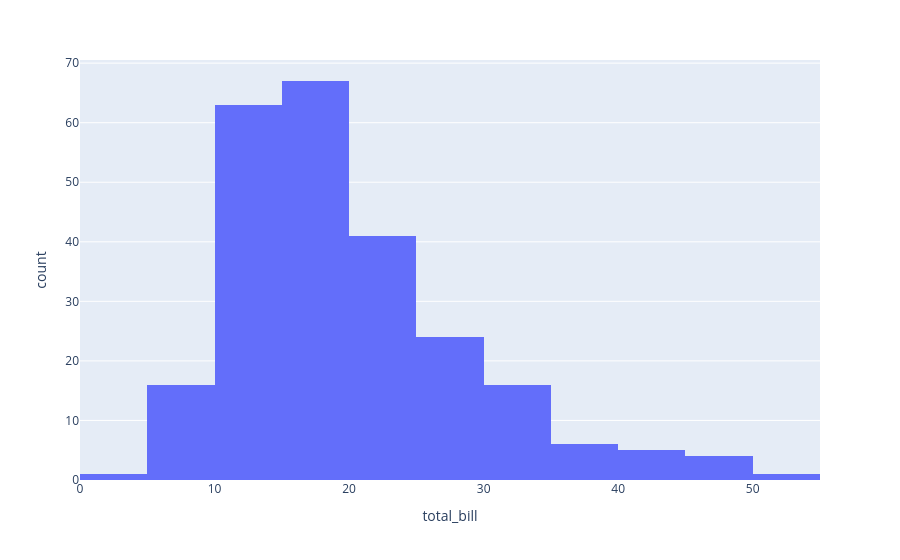

Source (notebook cell):
### Code cell


### Figure 1 — Plotly figure (JSON) as saved in the notebook; plotly's stock layout.template omitted (floating-point values rounded to 4 significant figures; data arrays with more than 128 entries replaced by an {"elided": "..."} marker saying what was removed)
{"data": [{"bingroup": "x", "hovertemplate": "total_bill=%{x}<br>count=%{y}<extra></extra>", "legendgroup": "", "marker": {"color": "#636efa", "pattern": {"shape": ""}}, "name": "", "nbinsx": 20, "orientation": "v", "showlegend": false, "type": "histogram", "x": {"elided": "244 float values"}, "xaxis": "x", "yaxis": "y"}], "layout": {"barmode": "relative", "legend": {"tracegroupgap": 0}, "margin": {"t": 60}, "xaxis": {"anchor": "y", "domain": [0, 1], "title": {"text": "total_bill"}}, "yaxis": {"anchor": "x", "domain": [0, 1], "title": {"text": "count"}}}}
